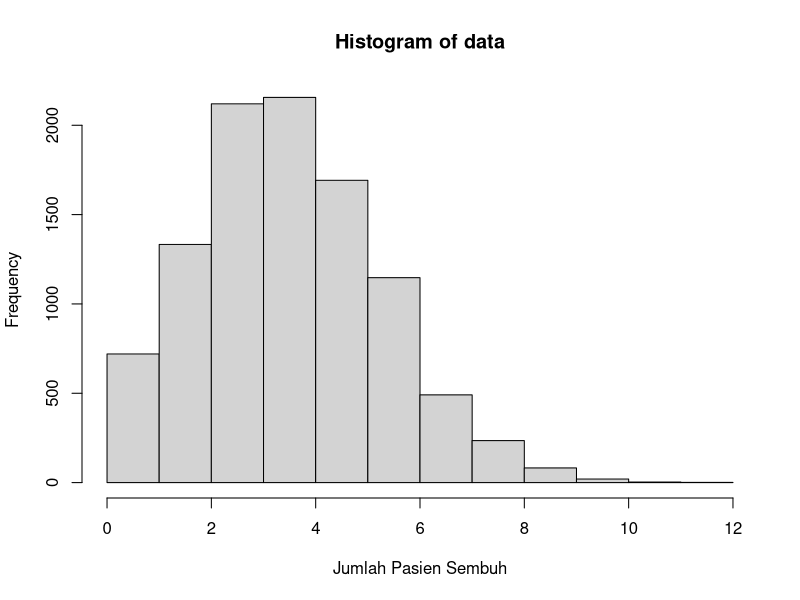

Write the R code that produced this figure.
# No2 X~B(20,0.2)
n <- 20
x <- 4
p <- 0.2

# 2a. X adalah jumlah orang yang sembuh
dbinom(x, n, p)
# [1] 0.2181994

# 2b. Histogram 2a
data <- rbinom(10000,size=20,prob=.2)
hist(data, xlab='Jumlah Pasien Sembuh')

# No 2c
# Mean
mu = n*p
mu
# [1] 4

mean(data)
# [1] 4.0021

# Variance
q = 1-p
sigma.sq = n*p*q
sigma.sq
# [1] 3.2

var(data)
# [1] 3.172213
